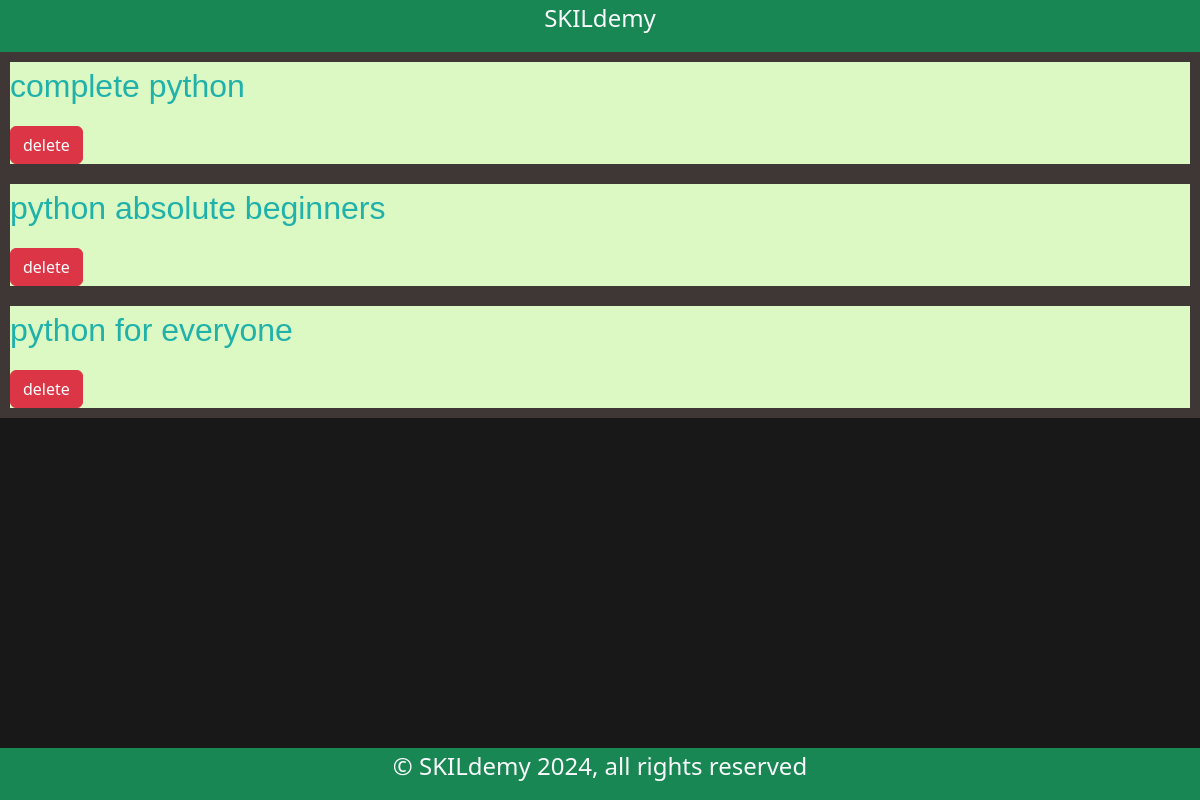
Before: /cs_avail with the older database file.
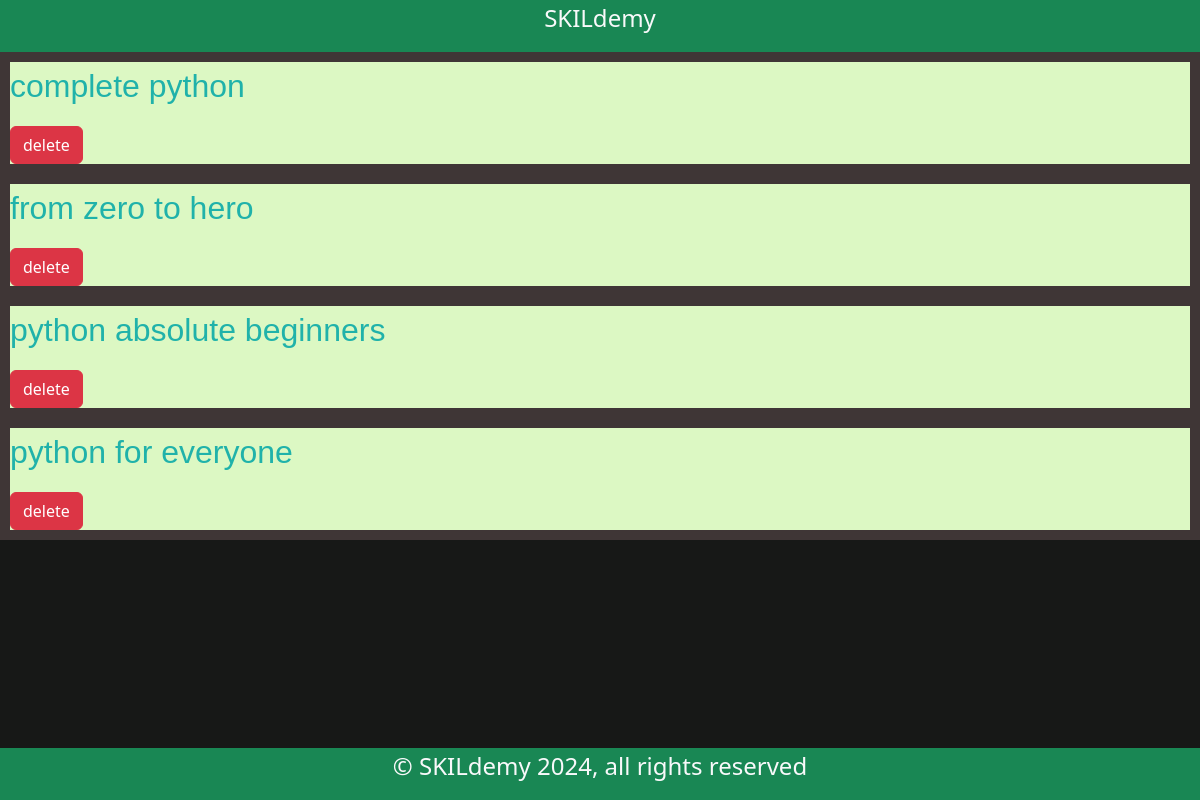
After: the same page with the newer database file.
### learning_platform/models/models.py (models this page shows, shortened)
class Course(db.Model):
    __tablename__ = "course"
    id = db.Column(
        db.String(36),
        primary_key=True,
        default=lambda: str(
            uuid.uuid4()))
    name = db.Column(db.String(80), nullable=False)
    course_creator = db.Column(db.String(100), nullable=True)
    description = db.Column(db.String(250), nullable=False)
    price = db.Column(db.Numeric(10, 2), nullable=False)
    rate = db.Column(db.Numeric(10, 2), nullable=False, default=1.00)
    enrolled_at = db.Column(db.DateTime(timezone=True), default=func.now())
    updated_at = db.Column(db.DateTime(timezone=True), default=func.now())
    duration = db.Column(db.Integer, nullable=False, default=3)
    discount = db.Column(db.Integer, nullable=True)
    topics = db.relationship(
        'Topic',
        secondary=course_topics,
        lazy='subquery',
        backref=db.backref(
            'courses',
            lazy=True))
    trial_topics = db.relationship(
        'SubTopic', backref='course', lazy='dynamic')
    time_task = db.relationship('TimeTask', backref='course', uselist=False)

### learning_platform/views/admin.py (the view)
@admin_bp.route('/cs_avail', methods=['GET', 'POST'])
def cs_avail():
    cst = Course.query.all()
    return render_template('content_management/delete_course.html', cst=cst)

### learning_platform/templates/content_management/delete_course.html (shortened to what this page needs)
<!DOCTYPE html>
<html lang="en">
<head>
    {% extends "base.html" %}
    {% block main %}
    {% for _item in cst|sort(attribute='name') %}
    <div style="
    background-color: rgb(220, 248, 195);
    margin-bottom: 25; border: 10px solid rgb(63, 54, 54);">
<p class="fs-2 text-start" style="color: lightseagreen;
    font-family: 'Lucida Sans', 'Lucida Sans Regular',
    'Lucida Grande', 'Lucida Sans Unicode', Geneva,
    Verdana, sans-serif;">
    {{ _item.name }}
</p>
            <a class="btn btn-danger" href="{{ url_for('admin.del_course', c_id=_item.id)}}">
                delete
            </a>
        </div>
    {% endfor %}
    {% endblock %}

### learning_platform/templates/base.html (shortened to what this page needs)
<!DOCTYPE html>
<html lang="en">
   <head>
  <link rel="stylesheet" href="{{ url_for('static', filename='css/bootstrap.min.css') }}">
  <link rel="stylesheet" href="{{ url_for('static', filename='css/style.css') }}">
   </head>
    <body class="d-flex flex-column vh-100">
      {% block body %}
      <header class="bg-success fs-4 text-light text-center">
        {% block header %} <p> SKILdemy</p> {% endblock header %}
      </header>
      <main class="flex-grow-1">
        {% block main %}{% endblock main %}
      </main>
      <footer class="bg-success text-center fs-4 text-light">{% block footer %} <p>&copy; SKILdemy 2024, all rights reserved</p> {% endblock footer %}</footer>
      {% endblock %}
    </body>
</html>

### learning_platform/static/css/style.css (style rules this page uses)
body { background-color: rgb(23, 24, 23); }
header { display: flex; flex-direction: column; justify-content: center; align-items: center; }
footer { background-color: rgb(39, 32, 32); }

Changed rows visible on the page:
added Course: name "from zero to hero"
